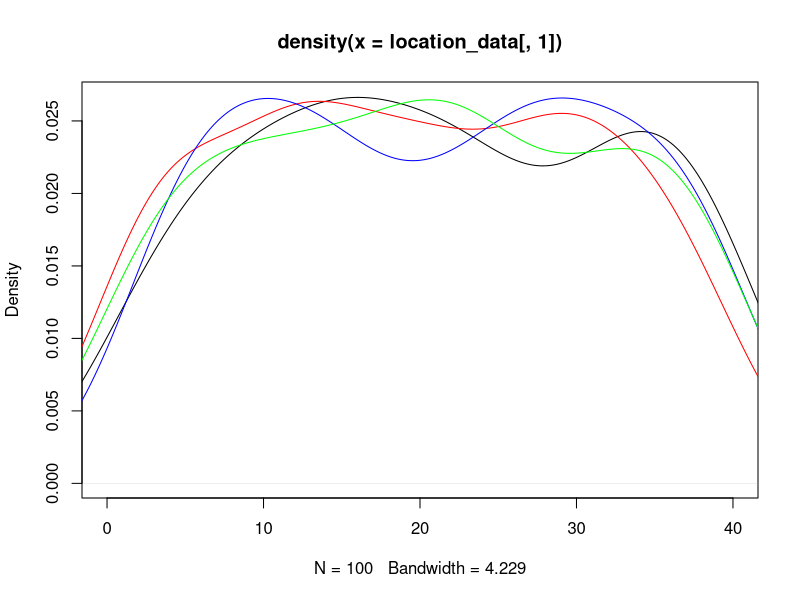
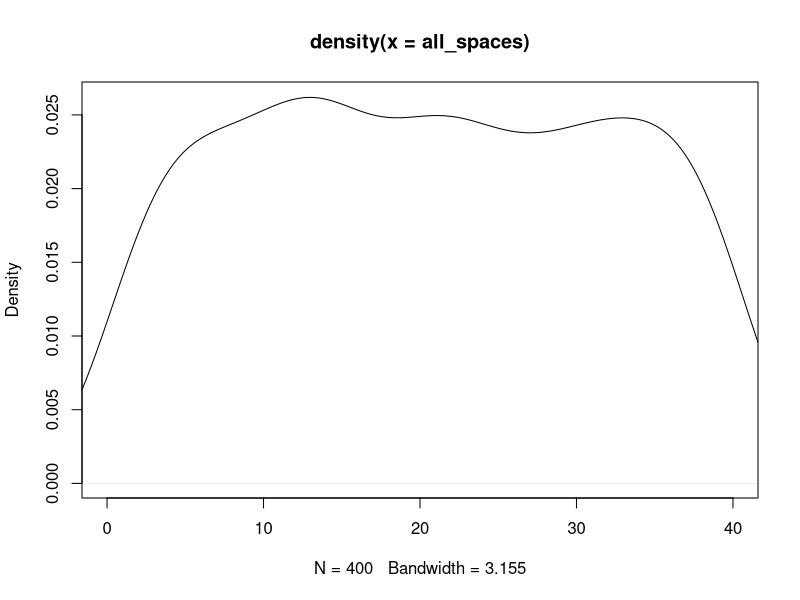

Here is the R script that generated these plots, in order: (Note: this script raises an error after producing the figures.)
## ---- chunk 1
knitr::opts_chunk$set(echo = TRUE)
## ---- chunk 2
#libraries
library(dplyr)
library(ggplot2)
## ---- chunk 3
#Kayleigh
##LET'S GET MOVING

monopolyBoard <- read.csv("MonopolyBoard.csv", header = T)
monopolyBoard

# Using dice rolls to determine where a player will land on the board
#input: "location"; a number 1-40; where the player is on the board
#output: the amount of spaces the player will move until they are on their new location

#note that this is only accounting for standard dice rolls, no special rules yet...

lets_move = function(location) {
  dice_roll_1 <- sample(1:6, 1, replace = TRUE)
  dice_roll_2 <- sample(1:6, 1, replace = TRUE)
  
  roll_total <- sum(dice_roll_1, dice_roll_2)
  roll_double <- dice_roll_1 == dice_roll_2
  
    location = location + roll_total
    
  if (location <= 40) {
    location = location
  } else {
    location = location - 40
  }
  
  space = monopolyBoard$name[monopolyBoard$spaces == location]
  
  print("You're moving forward...")
  print(roll_total)
  
  print("You're on space...")
  print(location)
  
  #print(space) #This prints out the name of the space that they land on. 
}

#testers
lets_move(1)
lets_move(25)
lets_move(38)
lets_move(40)



#A function to move players around the board and to play Monopoly!
#input: "turns"; the amount of turns we should take
#output: a player's new location on the board

lets_play = function(turns) {
  location = 1
  print("Starting Location: GO!")
  for (i in 1:turns) {
    location = lets_move(location)
  }
  print("You've landed on...")
  return(location)
}



lets_play(10) #tester #in this example if you look at a reference monopoly board and "walk" your way around the board with each move being the number in each output, you'll land on the space on the board corresponding to the final output (when counting "GO" as 1 and/or 40) 

#testers 
#"lets_move" and "lets_play" have both been edited to print out phrases for each roll and move to make it easier to determine how the player is moving. 
#"You're moving forward..." gives the player's roll
#"You're on space..." is the players position after 1 turn/"lets_move"
  # Later try to switch this print statement to the name of the spot that the player is on 
#"You've landed on..." gives the final location after running "lets_play" for "x" turns.
  # Later try to switch this print statement to the name of the spot that the player is on 

lets_play(3)
lets_play(10)

## ---- chunk 4
##DOUBLE DOWN

##WORK IN PROGRESS

#A function using dice rolls to determine how many spaces a player will move with the additional rules for "doubles" in Monopoly
#input: "location"; a number 1-40 where the player is on the board
#outut: the number of spaces the player will move on the board, with the special case of rolling three "doubles" and landing in jail
double_down = function(location) {
  dice_roll_1 <- sample(1:6, 1, replace = TRUE)
  dice_roll_2 <- sample(1:6, 1, replace = TRUE)
  
  roll_total <- sum(dice_roll_1, dice_roll_2)
  roll_double <- dice_roll_1 == dice_roll_2
  
  print("roll was")
  print(roll_total)
    
  if (roll_double) {
    
    dice_roll_3 <- sample(1:6, 1, replace = TRUE)
    dice_roll_4 <- sample(1:6, 1, replace = TRUE)
    
    roll_total_2 <- sum(dice_roll_3, dice_roll_4)
    roll_double_2 <- dice_roll_3 == dice_roll_4
    
    print("roll double was")
    print(roll_total_2)

    
    if (roll_double_2) {
      dice_roll_5 <- sample(1:6, 1, replace = TRUE)
      dice_roll_6 <- sample(1:6, 1, replace = TRUE)
      
      roll_total_3 <- sum(dice_roll_5, dice_roll_6)
      roll_double_3 <- dice_roll_5 == dice_roll_6
      
      print("roll double was")
      print(roll_total_3)
      
      if (roll_double_3) {
        location = 11 #Jail
        print("doubles, doubles, doubles")
        print("You're going to JAIL!")
        
      } else {
        location = location + roll_total + roll_total_2 + roll_total_3
        print("doubles, doubles, not doubles")
        print("You're moving forward...")
        print(roll_total + roll_total_2 + roll_total_3)
      }
    } else {
      location = location + roll_total + roll_total_2
      print("doubles, not doubles")
      print("You're moving forward...")
      print(roll_total+roll_total_2)
    }
  } else {
    location = location + roll_total
    print("no doubles")
    print("You're moving forward...")
    print(roll_total)
  }

    
  if (location <= 40) {
    location = location
  } else {
    location = location - 40
  }

  
  print("You're on space...")
  print(location)
}

double_down(1)
#text out in the function is kinda funky right but it's just to make sure its working right
#In final version switch all dice rolls to sample(1:6,...)

## ---- chunk 5
##CHANCE AND COMMUNITY CHEST CARDS
Card_Numbers <- c(1, 2, 3, 4, 5, 6, 7, 8, 9, 10, 11, 12, 13, 14, 15, 16)

Chance_Cards <- c("Advance to Boardwalk", "Advance to Go (Collect $200)", "Advance to Illinois Avenue. If you pass Go, collect $200", "Advance to St. Charles Place. If you pass Go, collect $200", "Advance to the nearest Railroad. If unowned, you may buy it from the Bank. If owned, pay owner twice the rental to which they are otherwise entitled", "Advance to the nearest Railroad. If unowned, you may buy it from the Bank. If owned, pay owner twice the rental to which they are otherwise entitled", "Advance token to nearest Utility. If unowned, you may buy it from the Bank. If owned, throw dice and pay owner a total ten times amount thrown", "Bank pays you dividend of $50", "Get Out of Jail Free", "Go Back 3 Spaces", "Go to Jail. Go directly to Jail, do not pass Go, do not collect $200", "Make general repairs on all your property. For each house pay $25. For each hotel pay $100", "Speeding fine $15", "Take a trip to Reading Railroad. If you pass Go, collect $200", "You have been elected Chairman of the Board. Pay each player $50", "Your building loan matures. Collect $150")

Chance <- data.frame(Chance_Cards, Card_Numbers)
Chance
##Chance cards to move a player to a new space:
  #1 -> Advance to Boardwalk (space 40)
  #2 -> Advance to Go (space 1)
  #3 -> Advance to Illinois Avenue (space 25)
  #4 -> Advance to St. Charles Place (space 12)
  #5 -> Advance to nearest Railroad (space(s) 6, 16, 26, 36)
  #6 -> Advance to nearest Railraod (space(s) 6, 16, 26, 36)
  #7 -> Advance to nearest Utility (space(s) 13, 29)
  #11 -> Go to Jail (space 11)
  #14 -> Take a trip to Reading Railroad (space 6)

Community_Chest_Cards <- c("Advance to Go (Collect $200)", "Bank error in your favor. Collect $200", "Doctor’s fee. Pay $50", "From sale of stock you get $50", "Get Out of Jail Free", "Go to Jail. Go directly to jail, do not pass Go, do not collect $200", "Holiday fund matures. Receive $100", "Income tax refund. Collect $20", "It is your birthday. Collect $10 from every player", "Life insurance matures. Collect $100", "Pay hospital fees of $100", "Pay school fees of $50", "Receive $25 consultancy fee", "You are assessed for street repair. $40 per house. $115 per hotel", "You have won second prize in a beauty contest. Collect $10", "You inherit $100")

Community_Chest <- data.frame(Community_Chest_Cards, Card_Numbers)
Community_Chest

##Community Chest Cards that move a player to a new space:
  #1 -> Advance to GO (space 1)
  #5 -> Go to Jail (space 11)

## ---- chunk 6
# heidi

#the function "who_goes_first" simulates the initial roll before the game begins in order to determine which player goes first
# input is a number of how many players are going to be playing
# output is the value of each players roll and the player that will start the game based on who had the highest roll
who_goes_first <- function(num_players){
  initial_rolls <- c()
  for (i in 1:num_players) {
    player_i_roll <- sum(sample(1:6, 2, replace=TRUE))
    initial_rolls <- c(initial_rolls, player_i_roll) # vector of every player's roll
    print(paste("Player", i, "rolled", player_i_roll))
  }
  cat("\n")
  if(sum(initial_rolls == max(initial_rolls)) >= 2){
    while (sum(initial_rolls == max(initial_rolls)) >= 2) { # if players tied for highest number
      tied_players <- which(initial_rolls==max(initial_rolls)) # identify which players tied
      print("It's a tie! Roll again")
      cat("\n")
      tie_breaker_rolls <- c()
      for (i in tied_players) { # tied players roll again
       player_i_roll2 <- sum(sample(1:6, 2, replace=TRUE))
       tie_breaker_rolls <- c(tie_breaker_rolls, player_i_roll2)
       print(paste("Player", i, "rolled", player_i_roll2))
      }
      initial_rolls <- tie_breaker_rolls
      highest_roll <- max(tie_breaker_rolls)
      highest_player2 <- tied_players[which(tie_breaker_rolls == highest_roll)]
    }
    cat("\n")
    print(paste("Player", highest_player2, "goes first!"))
  }
  else {
    highest_player <- which.max(initial_rolls) # who rolled the highest number
    print(paste("Player", highest_player, "goes first!"))
  }
}

who_goes_first(4) # test function

## ---- chunk 7
# Olivia
# Website for data: https://stat-jet-asu.github.io/Datasets/InstructorDescriptions/monopoly.html

monopolyBoard <- read.csv("MonopolyBoard.csv", header = T)
head(monopolyBoard)

# This section is for question number 2

# Kayleigh's lets_play function from above incorporating players and density plots
# uses lets_move function from above
# input: turns, # of turns to iterate through; players, number of players (2-4)
# output: density plot with a line for each player's frequency of spaces landed on 
# & density plot for the combined frequency of spaces landed on for all players

lets_play = function(turns, players) {
  location_data <- as.data.frame(matrix(nrow = turns, ncol = players))
  
for (j in 1:players) {
  location = 1
  
  for (i in 1:turns) {
    
    location = lets_move(location)
    location_data[i,j] <- location
    }
  }
  
  # creates density plot of frequency of landing on each space for each player
  plot(density(location_data[,1]), xlim = c(0,40), col = "black")
  
  colors <- c("red", "blue", "green")
  
  for (k in 2:players) {
  lines(density(location_data[,k]), col = colors[k-1]) # adds a density line for each player after the first
  }
  
  # creates density plot for total frequency landing on each space (all players spaces included)
  all_spaces <- as.vector(as.matrix(location_data))
  plot(density(all_spaces), xlim = c(0,40), col = "black")
  
}
lets_play(100, 4)

## ---- chunk 8
who_goes_first2 <- function(num_players){
  initial_rolls <- c()
  for (i in 1:num_players) {
    player_i_roll <- sum(sample(1:6, 2, replace=TRUE))
    initial_rolls <- c(initial_rolls, player_i_roll) # vector of every player's roll
#    print(paste("Player", i, "rolled", player_i_roll))
  }
  cat("\n")
  if(sum(initial_rolls == max(initial_rolls)) >= 2){
    while (sum(initial_rolls == max(initial_rolls)) >= 2) { # if players tied for highest number
      tied_players <- which(initial_rolls==max(initial_rolls)) # identify which players tied
#      print("It's a tie! Roll again")
#      cat("\n")
      tie_breaker_rolls <- c()
      for (i in tied_players) { # tied players roll again
       player_i_roll2 <- sum(sample(1:6, 2, replace=TRUE))
       tie_breaker_rolls <- c(tie_breaker_rolls, player_i_roll2)
#       print(paste("Player", i, "rolled", player_i_roll2))
      }
      initial_rolls <- tie_breaker_rolls
      highest_roll <- max(tie_breaker_rolls)
      highest_player2 <- tied_players[which(tie_breaker_rolls == highest_roll)]
    }
#    cat("\n")
#    print(paste("Player", highest_player2, "goes first!"))
  }
  else {
    highest_player <- which.max(initial_rolls) # who rolled the highest number
#    print(paste("Player", highest_player, "goes first!"))
#    return(highest_player)
  
    
  # creating player order
  player_order <- length(num_players)
  player_order[1] <- as.integer(highest_player)

 for (j in 2:num_players) {
    
  player_order[j] <- as.integer(player_order[j-1] + 1)
  if (player_order[j] > num_players) {
    player_order[j] <- 1
  }
 }
  print(player_order)
  }
  
  playerlist <- (list(highest_player, player_order))
  return(playerlist)
}

#who_goes_first2(4)

## ---- chunk 9
# Question number 3 -- including jail and double rolls

lets_move2 = function(location) {
  dice_roll_1 <- sample(1:6, 1, replace = TRUE)
  dice_roll_2 <- sample(1:6, 1, replace = TRUE)
  
  roll_total <- sum(dice_roll_1, dice_roll_2)
  roll_double <- dice_roll_1 == dice_roll_2
  
    location = location + roll_total # updates location to be previous location + roll total
    double3 = "false" # double3 is assigned "true" if the player double rolls 3x (as seen in if statement below), otherwise it is assigned "false" 
    
  # first double roll -> roll again
  if (roll_double == TRUE) {
    dice_roll_3 <- sample(1:6, 1, replace = TRUE)
    dice_roll_4 <- sample(1:6, 1, replace = TRUE)
    
    roll_total2 <- sum(dice_roll_3, dice_roll_4)
    roll_double2 <- dice_roll_3 == dice_roll_4
    
    location = location + roll_total2
    double3 = "false"
    
    # if player is at a location past 40, subtract 40 so they go back to the GO space at location "41"
    # this is included in each if statement below so that it applies if player has to roll again
    if (location <= 40) {
      location = location
    } else {
      location = location - 40
    }
     
      # second double roll -> roll again
      if (roll_double2 == TRUE) {
        dice_roll_5 <- sample(1:6, 1, replace = TRUE)
        dice_roll_6 <- sample(1:6, 1, replace = TRUE)
    
        roll_total3 <- sum(dice_roll_5, dice_roll_6)
        roll_double3 <- dice_roll_5 == dice_roll_6
    
        location = location + roll_total3
        double3 = "false"
        
        if (location <= 40) {
          location = location
        } else {
          location = location - 40
        }
        
        # third double roll -> go to jail
          if (roll_double3 == TRUE) {
            location = monopolyBoard$spaces[monopolyBoard$name == "Jail"]
            double3 = "true"
          }
      }
  }  
    
  if (location <= 40) {
    location = location
  } else {
    location = location - 40
  }
  
  listdata <- (list(location, double3)) # creates list for outputs "location" and "double3"
  # if you need to access location from this function, use lets_move2(location)[[1]]
  # if you need to access double3, use lets_move2(double3)[[2]]
  return(listdata)
  
}



# lets_play2 is currently set up to have each player go thru all their turns and then move onto the next player
# probably need to fix this for question 5


lets_play2 = function(turns, players) {
  
  
  location_data <- as.data.frame(matrix(nrow = turns, ncol = players)) # dataframe will keep data for locations of players for each turn
  double3data <- as.data.frame(matrix(nrow = turns, ncol = players)) # dataframe will say "true" if player double rolled 3x (which lands them in jail) and "false" if they didn't double roll 3x
  
    # puts players in order
    colnames(location_data) <- who_goes_first2(players)[[2]]
  
  for (j in 1:players) { # rotates through each player
    location = 1 # each player starts at location 1
    double3 = 0 # initializing "double3" which will be later assigned a "true" or "false" based on if player double rolled 3x
  
    for (i in 1:turns) { # iterates through number of turns
      
        location = lets_move2(location)[[1]] # takes location from lets_move2 function and assigns it to location
        location_data[i,j] <- as.integer(location) # puts location value into the dataframe of locations for each player
        double3data[i,j] <- lets_move2(double3)[[2]] # takes "true" or "false" value from double3 and adds it to double3data dataframe
        
      # deals with landing in jail from "go to jail" space and staying there for next 3 turns
      if (31 %in% location_data[i-1,j]) { # if you landed on 31 in the last turn (i-1 turn), you go to jail (space 11) for the ith turn
        location <- 11
        location_data[i,j] <- as.integer(location) # new location is 11
      } else if (11 %in% location_data[i-1,j] & 31 %in% location_data[i-2,j]) { # if you were on space 11 last turn AND you were on space 31 2 turns ago, you stay in jail (space 11) for turn i
        location <- 11
        location_data[i,j] <- as.integer(location)
      } else if (11 %in% location_data[i-2,j] & 31 %in% location_data[i-3,j]) {
        location <- 11
        location_data[i,j] <- as.integer(location)
      }
        
      # landing in jail from 3x double roll and staying there for next 3 turns
      if (11 %in% location_data[i,j] & "true" %in% double3data[i-1,j]) { # if player's location is 11 (jail) and double3data is"true" (player double rolled 3x), player stays in jail. all 3 if/else if statements keep player in jail for the next 3 turns
        location <- 11
        location_data[i,j] <- as.integer(location)
      } else if (11 %in% location_data[i-1,j] & "true" %in% double3data[i-2,j]) { # 
        location <- 11
        location_data[i,j] <- as.integer(location)
      } else if (11 %in% location_data[i-2,j] & "true" %in% double3data[i-3,j]) {
        location <- 11
        location_data[i,j] <- as.integer(location)
      }
        
    }
  }
  print(location_data)
  
  # creates density plot of frequency of landing on each space for each player
  plot(density(location_data[,1]), xlim = c(0,40), col = "black")
  
  colors <- c("red", "blue", "green")
  
  for (k in 2:players) {
    lines(density(location_data[,k]), col = colors[k-1]) # adds a density line for each player after the first
  }
  
  # creates density plot for total frequency landing on each space (all players spaces included)
  all_spaces <- as.vector(as.matrix(location_data))
  plot(density(all_spaces), xlim = c(0,40), col = "black")
  
}
 
lets_play2(10, 3)

# how should we go about recording spaces landed on when double rolls occur?

## ---- chunk 10
#4 - Kayleigh and Maddie 
#Chance - spaces 8, 23, 37
#Community Chest - spaces 3, 18, 34
Chance

Drawing_Chance = function(location) {
  location = location
  draw_card <- sample(1:16, 1, replace = TRUE)
  player_card <- Chance$Chance_Cards[draw_card]
  print(player_card)

  
      if(draw_card == 1) {
        location = 1
      }
      
      if(draw_card == 2) {
        location = 1
      }
      
      if(draw_card == 3) {
        location = 25
      }
  
      if(draw_card == 4){
        location = 12
      }
    
      if(draw_card == 5){
        if(location >= 37 && location <= 5){
              location = 6
            } else {
              if (location >= 6 && location <= 15){
                location = 16
              } else {
                if(location >= 16 && location <= 25){
                  location = 26
                } else {
                  location = 36
                }
              }
            }
    }
  
    if(draw_card == 6){
        if(location >= 37 && location <= 5){
              location = 6
            } else {
              if (location >= 6 && location <= 15){
                location = 16
              } else {
                if(location >= 16 && location <= 25){
                  location = 26
                } else {
                  location = 36
                }
              }
            }
    }
  
    if(draw_card == 7){
        if(location >= 29 && location <= 12){
              location = 13
            } else {
              location = 29
    }
  }
  
    if(draw_card == 11) {
      location = 11
    }
  
    if(draw_card == 14) {
      location = 6
    }
  
    if(draw_card == 10) {
      location = location - 3
    }
  
    location = location
    return(location)
}

Drawing_Chance(8)
Drawing_Chance(23)
Drawing_Chance(37)

Drawing_Community_Chest = function(location) {
  location = location
  draw_card_chest <- sample(1:16, 1, replace = TRUE)
  player_card_chest <- Community_Chest$Community_Chest_Cards[draw_card_chest]
  print(player_card_chest)
  print(location)
  
  if (draw_card_chest == 1) {
    location = 1
  } else {
    if (draw_card_chest == 6) {
    location = 11
    } else {
      location = location
    }
  
  }
  
  location = location 
  return(location)
}

Drawing_Community_Chest(3)
Drawing_Community_Chest(18)
Drawing_Community_Chest(34)

lets_move3 = function(location) {
  dice_roll_1 <- sample(1:6, 1, replace = TRUE)
  dice_roll_2 <- sample(1:6, 1, replace = TRUE)
  
  roll_total <- sum(dice_roll_1, dice_roll_2)
  roll_double <- dice_roll_1 == dice_roll_2
  
    location = location + roll_total
    double3 = "false"
  
  print("your roll total is...")
  print(roll_total)

  if (location <= 40) {
      location = location
  } else {
      location = location - 40
  }
   
  print("your location is...")
  print(location)
  
  if(location == 8 || location == 23 || location == 27) {
    location = Drawing_Chance(location)
    print("your location is...")
    print(location)
  }
  
  if(location == 3 || location == 18 || location == 34) {
    location = Drawing_Community_Chest(location)
    print("your location is...")
    print(location)
  }
    
  # first double roll -> roll again
  if (roll_double == TRUE) {
    dice_roll_3 <- sample(1:6, 1, replace = TRUE)
    dice_roll_4 <- sample(1:6, 1, replace = TRUE)
    
    roll_total2 <- sum(dice_roll_3, dice_roll_4)
    roll_double2 <- dice_roll_3 == dice_roll_4
    
    location = location + roll_total2
    double3 = "false"
    print("1 double")
    
    if (location <= 40) {
      location = location
    } else {
      location = location - 40
    }
    
    
    if(location == 8 || location == 23 || location == 27) {
    location = Drawing_Chance(location)
    }
  
  if(location == 3 || location == 18 || location == 34) {
    location = Drawing_Community_Chest(location)
    }
     
      # second double roll -> roll again
      if (roll_double2 == TRUE) {
        dice_roll_5 <- sample(1:6, 1, replace = TRUE)
        dice_roll_6 <- sample(1:6, 1, replace = TRUE)
    
        roll_total3 <- sum(dice_roll_5, dice_roll_6)
        roll_double3 <- dice_roll_5 == dice_roll_6
    
        location = location + roll_total3
        double3 = "false"
        print("2 doubles")
        
        if (location <= 40) {
          location = location
        } else {
          location = location - 40
        }
        
        if(location == 8 || location == 23 || location == 27) {
          location = Drawing_Chance(location)
        }
  
        if(location == 3 || location == 18 || location == 34) {
          location = Drawing_Community_Chest(location)
         
        }
        
        # third double roll -> go to jail
          if (roll_double3 == TRUE) {
            location = monopolyBoard$spaces[monopolyBoard$name == "Jail"]
            double3 = "true"
            print("three doubles")
          }
      }
  }  
   
  location = location 
  
  print("your location is...")
  print(location)
  listdata <- (list(location, double3))
  return(listdata)
  
}

lets_move3(1)

lets_play3 = function(turns, players) {
  
  location_data <- as.data.frame(matrix(nrow = turns, ncol = players))
  double3data <- as.data.frame(matrix(nrow = turns, ncol = players))
  
  for (j in 1:players) {
    location = 1
    double3 = 0
  
    for (i in 1:turns) {
      
        location = lets_move2(location)[[1]]
        location_data[i,j] <- as.integer(location)
        double3data[i,j] <- lets_move2(double3)[[2]]
        
      # deals with landing in jail from "go to jail" space and staying there for next 3 turns
      if (31 %in% location_data[i-1,j]) { # if you land on 31 (go to jail), next location is in jail (space 11)
        location <- 11
        location_data[i,j] <- as.integer(location)
      } else if (11 %in% location_data[i-1,j] & 31 %in% location_data[i-2,j]) {
        location <- 11
        location_data[i,j] <- as.integer(location)
      } else if (11 %in% location_data[i-2,j] & 31 %in% location_data[i-3,j]) {
        location <- 11
        location_data[i,j] <- as.integer(location)
      }
        
      # landing in jail from 3x double roll and staying there for next 3 turns
      if (11 %in% location_data[i,j] & "true" %in% double3data[i-1,j]) { # "true" means player double rolled 3x -> jail
        location <- 11
        location_data[i,j] <- as.integer(location)
      } else if (11 %in% location_data[i-1,j] & "true" %in% double3data[i-2,j]) { # 
        location <- 11
        location_data[i,j] <- as.integer(location)
      } else if (11 %in% location_data[i-2,j] & "true" %in% double3data[i-3,j]) {
        location <- 11
        location_data[i,j] <- as.integer(location)
      }
        
    }
  }
  #print(location_data)
  
  # creates density plot of frequency of landing on each space for each player
  plot(density(location_data[,1]), xlim = c(0,40), col = "black")
  
  colors <- c("red", "blue", "green")
  
  for (k in 2:players) {
    lines(density(location_data[,k]), col = colors[k-1]) # adds a density line for each player after the first
  }
  
  # creates density plot for total frequency landing on each space (all players spaces included)
  all_spaces <- as.vector(as.matrix(location_data))
  plot(density(all_spaces), xlim = c(0,40), col = "black")
  
}
## ---- chunk 11

monopolyBoard1 <- read.csv("MonopolyBoard.csv", header = T)
head(monopolyBoard1)

kaciesboard <- monopolyBoard1 %>% select(., "name", "type", "color", "spaces")
kaciestibble <- as_tibble(kaciesboard)
kaciestibble

freq <- kaciestibble %>% ggplot(., mapping=aes(x="names" )) +geom_freqpoly()

freq
 
## ---- chunk 12
#hello
dice_roll <- sum(sample(1:6, 2, replace = TRUE))
dice_roll
